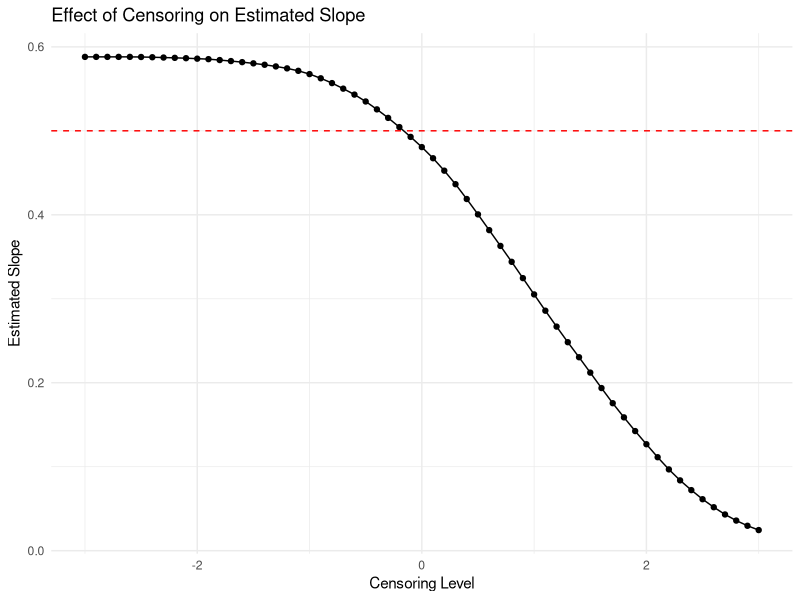
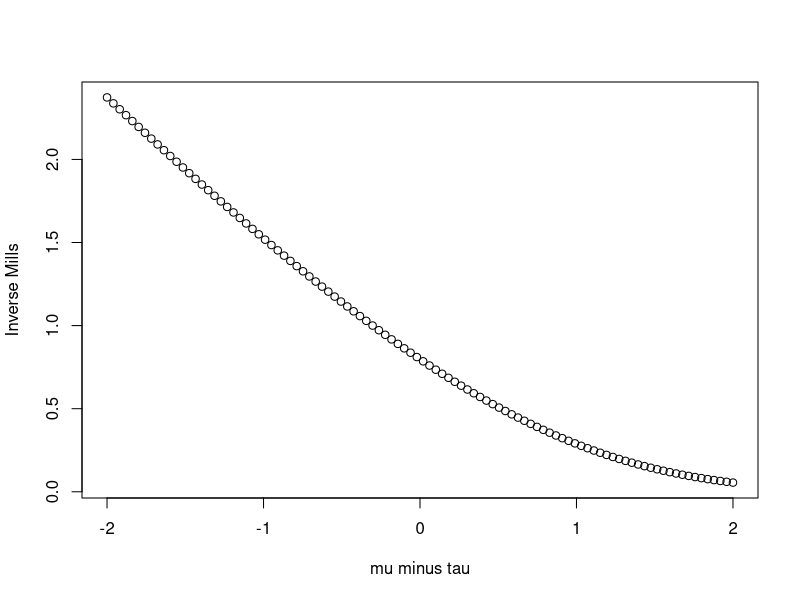

The R script that drew these images, in order:
## ---- chunk 1

library(ggplot2)
library(dplyr)
set.seed(123)

n <- 1000
x <- rnorm(n)
y <- 1 + 0.5 * x + rnorm(n)

censoring_levels <- seq(-3, 3, by = 0.1)

results <- data.frame(censoring_level = numeric(), estimated_slope = numeric())

for (c in censoring_levels) {
  y_censored <- pmax(y, c)  # Apply censoring
  model <- lm(y_censored ~ x)  # Fit linear model
  estimated_slope <- coef(model)[2]  # Extract estimated slope
  results <- rbind(results, data.frame(censoring_level = c, estimated_slope = estimated_slope))
}

# Plot the estimated slope against the levels of censoring
p <- ggplot(results, aes(x = censoring_level, y = estimated_slope)) +
  geom_point() +
  geom_line() +
  labs(title = "Effect of Censoring on Estimated Slope",
       x = "Censoring Level",
       y = "Estimated Slope") +
  theme_minimal()  + 
  geom_hline(yintercept = 0.5, linetype = "dashed", color = "red")


print(p)
## ---- chunk 2
mills.function<-function(x){ 
  return(dnorm(x,0,1)/pnorm(x,
0,1)) } 
plot(seq(-2,2, length=100), mills.function(seq(-2,2,
length=100)), xlab="mu minus tau", ylab="Inverse Mills")
## ---- chunk 3
library(ggplot2)
library(gganimate)
library(dplyr)

# Set seed for reproducibility
set.seed(123)

# Generate random walk data with normal distribution
n_steps <- 100
steps <- data.frame(
  step = 1:n_steps,
  x = cumsum(rnorm(n_steps)),
  y = cumsum(rnorm(n_steps))
)

# Create the plot
p <- ggplot(steps, aes(x = x, y = y)) +
  geom_point() +
  geom_path() +
  labs(title = 'Drunkard\'s Walk', x = 'X Position', y = 'Y Position') +
  theme_minimal()

# Animate the plot
anim <- p + 
  transition_reveal(step) +
  ease_aes('linear')

# Save the animation

animated_plot <- animate(anim, nframes = 200, fps = 10, duration = 20)

# Display the animation
animated_plot
